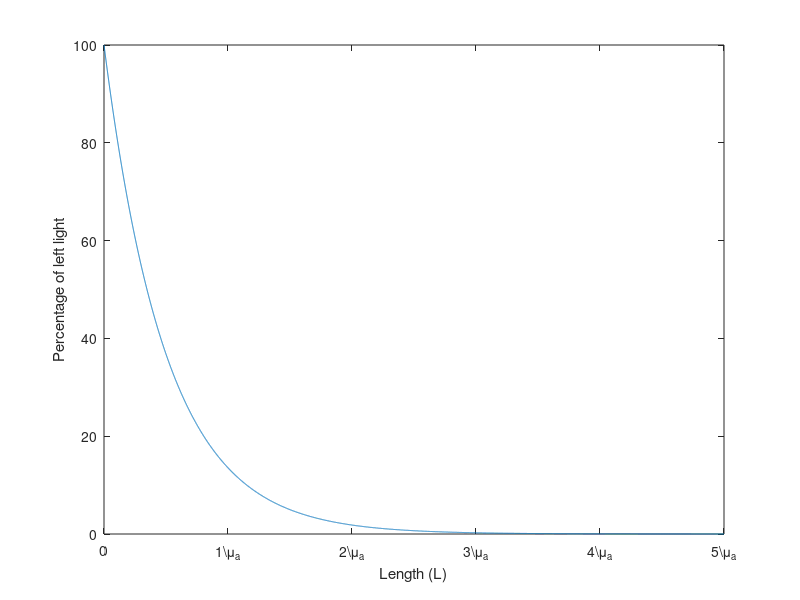

Write MATLAB code to recreate this figure.

x=0:0.001:10;

y=exp(-x);

figure
plot(x,y*100)
xticklabels({'0','1\\\mu_{a}','2\\\mu_{a}','3\\\mu_{a}','4\\\mu_{a}','5\\\mu_{a}','6\\\mu_{a}','7\\\mu_{a}','8\\\mu_{a}','9\\\mu_{a}','10\\\mu_{a}'})
ylabel('Percentage of left light')
xlabel('Length (L)')

